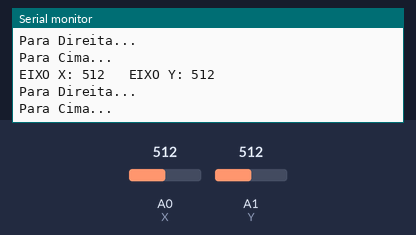
The sketch below on a simulated Arduino Uno, built with avr-gcc and run on an emulated ATmega328P. Shown: the last lines printed to the serial monitor. The test bench sets the inputs (shaded band); at power-on: A0 (X) = 512, A1 (Y) = 512.

Above: at 1.2 s.
1.3 s: A0 (X) set to 306
At 2.8 s:
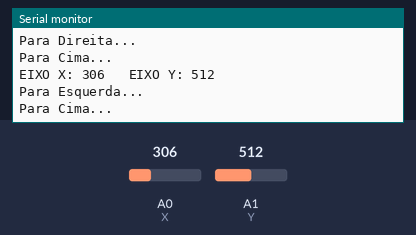
4.3 s: A1 (Y) set to 495
At 5.7 s:
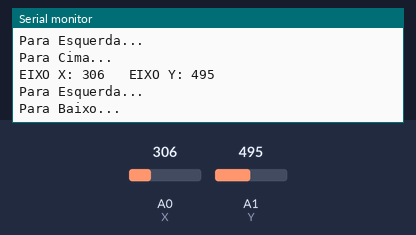
7.3 s: A1 (Y) set to 511
At 8.6 s:
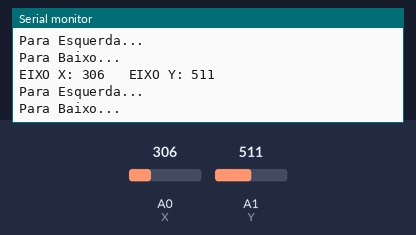
8.8 s: A0 (X) set to 122
At 9.8 s:
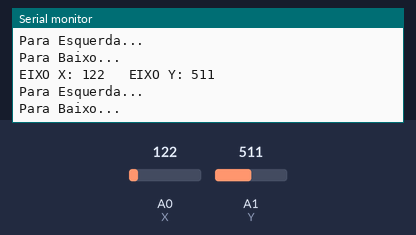
Timing chart, 0 to 11.3 s (numbered marks = the images above; inputs shaded):
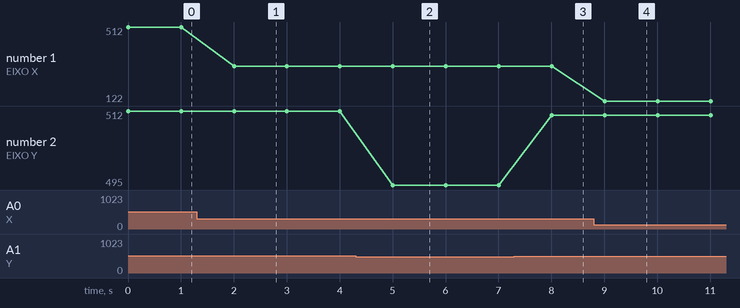

Measured:
- the behaviour switches between 512 and 511 on A1 (Y) (found by bisection; images 1 and 2)
- after the input at 1.3 s, the serial monitor: prints a new line after 0.70 s (image 1)
- after the input at 4.3 s, the serial monitor: prints a new line after 0.71 s (image 2)
- after the input at 7.3 s, the serial monitor: prints a new line after 0.71 s (image 3)
- after the input at 8.8 s, the serial monitor: prints a new line after 0.21 s (image 4)
- plotted number 1: 512 → 306 after the input at 1.3 s, 306 → 122 after the input at 8.8 s
- plotted number 2: 512 → 495 after the input at 4.3 s, 495 → 511 after the input at 7.3 s

The sketch:

potenciomentro_21.ino
```cpp
// C++ code
//
const int X = A0;
const int Y = A1;
void setup()
{
  Serial.begin(9600);
  pinMode(A0, INPUT);
  pinMode(A1, INPUT);
}

void loop()
{
  Serial.print("EIXO X: ");
  Serial.print(analogRead(X));
  Serial.print("   EIXO Y: ");
  Serial.println(analogRead(Y));

  if (analogRead(X) <= 511) {
    Serial.println("Para Esquerda...");
  }else if (analogRead(X) >= 512) {
    Serial.println("Para Direita...");
  }

  if (analogRead(Y) <= 511) {
    Serial.println("Para Baixo...");
  }else if (analogRead(Y) >= 512){
    Serial.println("Para Cima...");
  }
   delay(1000);
}
```
